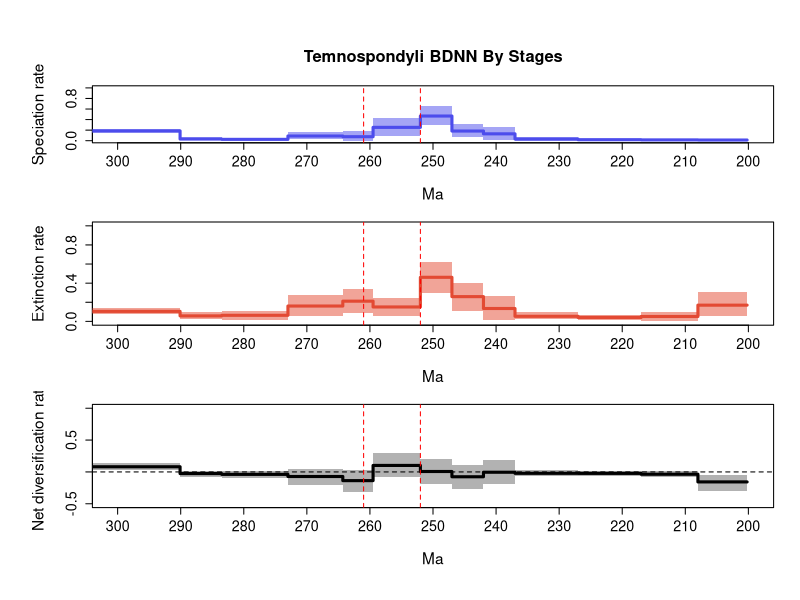

Here is the R script that generated this plot:
pdf(file='C:/Users/SimoesLabAdmin/Documents/BDNN_Arielli/temnospondyli/mcmc_fixshift_predictors/C_bdnn_stdscaled_boxcox/combined_10_RTT_final.pdf', width = 8, height = 10.8, useDingbats = FALSE)

# Set up the layout for 3 vertical plots
par(mfrow=c(3,1), cex.main=1.7, cex.lab=1.4, cex.axis=1.3,
    mgp=c(3.5, 1, 0),      # distance of axis labels from plot
    oma=c(2, 2, 2, 0))     # outer margins for the entire figure

time_vec=c(311.35340881347656, 290.10001,290.1,283.50001,283.5,273.00001,273.0,264.30001,264.3,259.50001,259.5,252.00001,252.0,247.00001,247.0,242.00001,242.0,237.00001,237.0,227.00001,227.0,217.00001,217.0,208.00001,208.0,200.19962882995605)
sp_mean=c(0.18609151635911503, 0.18609151635911503,0.031565105666705125,0.031565105666705125,0.024892329664721685,0.024892329664721685,0.08888450254176382,0.08888450254176382,0.07518870582813032,0.07518870582813032,0.2524890654732718,0.2524890654732718,0.4673611550369219,0.4673611550369219,0.18315228324599842,0.18315228324599842,0.1297110569515588,0.1297110569515588,0.03165301323757876,0.03165301323757876,0.018700636226079707,0.018700636226079707,0.015088791658075747,0.015088791658075747,0.012900342557689442,0.012900342557689442)
sp_lwr=c(0.144293559013928, 0.144293559013928,0.005643861506733455,0.005643861506733455,0.006281466783438202,0.006281466783438202,0.022662131689408067,0.022662131689408067,0.0026379804225696067,0.0026379804225696067,0.092659676084439,0.092659676084439,0.30150683845095944,0.30150683845095944,0.06091510588921729,0.06091510588921729,0.017215761816213142,0.017215761816213142,0.0017363440185430177,0.0017363440185430177,0.0011838966984032227,0.0011838966984032227,0.00010050570752056437,0.00010050570752056437,5.463744050373746e-05,5.463744050373746e-05)
sp_upr=c(0.230335135163576, 0.230335135163576,0.06140943231727818,0.06140943231727818,0.049939555462027274,0.049939555462027274,0.16583065806940908,0.16583065806940908,0.18221242562480666,0.18221242562480666,0.432458528321409,0.432458528321409,0.656748972517247,0.656748972517247,0.3191555201919131,0.3191555201919131,0.2611941764287546,0.2611941764287546,0.0695015043587783,0.0695015043587783,0.040594919408573175,0.040594919408573175,0.03898124471013361,0.03898124471013361,0.037512007518077775,0.037512007518077775)
ex_mean=c(0.10483584937025205, 0.10483584937025205,0.057550010697067853,0.057550010697067853,0.06329653047335919,0.06329653047335919,0.16048821191934315,0.16048821191934315,0.21146720156011006,0.21146720156011006,0.15091071747178683,0.15091071747178683,0.46104763273195853,0.46104763273195853,0.25878598964523825,0.25878598964523825,0.1344804682966165,0.1344804682966165,0.053299143301637694,0.053299143301637694,0.04104040368719347,0.04104040368719347,0.05089522507201937,0.05089522507201937,0.1698854841552836,0.1698854841552836)
ex_lwr=c(0.07249542662448895, 0.07249542662448895,0.01983174451746446,0.01983174451746446,0.014312113702823622,0.014312113702823622,0.05225571828238576,0.05225571828238576,0.08878780226127955,0.08878780226127955,0.058168027767931785,0.058168027767931785,0.301388405665025,0.301388405665025,0.11368841821796692,0.11368841821796692,0.019276862673213574,0.019276862673213574,0.021828991372894065,0.021828991372894065,0.014296975189011456,0.014296975189011456,0.007815367742348192,0.007815367742348192,0.054926914658006226,0.054926914658006226)
ex_upr=c(0.1397490431344977, 0.1397490431344977,0.09782471430727818,0.09782471430727818,0.11307537710197677,0.11307537710197677,0.27859651669337854,0.27859651669337854,0.343790443051074,0.343790443051074,0.24676270508453138,0.24676270508453138,0.6186963647480594,0.6186963647480594,0.4006890718462113,0.4006890718462113,0.27006906668824443,0.27006906668824443,0.09481296957299117,0.09481296957299117,0.06925216402827387,0.06925216402827387,0.09692421002892324,0.09692421002892324,0.3032553767130584,0.3032553767130584)
div_mean=c(0.08125566698886327, 0.08125566698886327,-0.025984905030362777,-0.025984905030362777,-0.038404200808637635,-0.038404200808637635,-0.07160370937757915,-0.07160370937757915,-0.1362784957319793,-0.1362784957319793,0.10157834800148467,0.10157834800148467,0.0063135223049635095,0.0063135223049635095,-0.07563370639923986,-0.07563370639923986,-0.0047694113450575445,-0.0047694113450575445,-0.021646130064058904,-0.021646130064058904,-0.022339767461113866,-0.022339767461113866,-0.03580643341394365,-0.03580643341394365,-0.15698514159759452,-0.15698514159759452)
div_lwr=c(0.02276847338151125, 0.02276847338151125,-0.0761869090595881,-0.0761869090595881,-0.09394973387738403,-0.09394973387738403,-0.2126711478309772,-0.2126711478309772,-0.3077154012195952,-0.3077154012195952,-0.08297959555981219,-0.08297959555981219,-0.19459620529691507,-0.19459620529691507,-0.27263670649896066,-0.27263670649896066,-0.188305995392896,-0.188305995392896,-0.07143943047630073,-0.07143943047630073,-0.05765904030452522,-0.05765904030452522,-0.0842061339811842,-0.0842061339811842,-0.29643018888207323,-0.29643018888207323)
div_upr=c(0.13378977782590468, 0.13378977782590468,0.01953050435718056,0.01953050435718056,0.0167528292238142,0.0167528292238142,0.05315003214833246,0.05315003214833246,0.03527079745850202,0.03527079745850202,0.2954141773044838,0.2954141773044838,0.2057209935597779,0.2057209935597779,0.10421552937384904,0.10421552937384904,0.18424187333361064,0.18424187333361064,0.03408818931171847,0.03408818931171847,0.013549761196141999,0.013549761196141999,0.012013100965068272,0.012013100965068272,-0.045868151341034245,-0.045868151341034245)
# Calculate positions for the mass extinction events
perm_trias_extinction = 252 # End-Permian mass extinction (252 Ma)
guadalupian_extinction = 261 # Guadalupian extinction (261 Ma)

# Define custom tick positions at 10 MY intervals
x_ticks <- seq(300, 200, by=-10)
x_tick_labels <- x_ticks

# Convert time_vec to negative values to match your desired format
time_vec_neg <- -time_vec  # Converting to negative for plotting consistency

# First plot: Speciation rate
par(mar=c(5, 5, 4.5, 2))  # bottom, left, top, right margins
plot(time_vec, sp_mean, type='n', ylim=c(0, 1), xlim=c(300, 200),
     ylab='Speciation rate', xlab='Ma', main='Temnospondyli BDNN By Stages',
     xaxt='n', cex.main=1.5, cex.lab=1.4, cex.axis=1.3) # xaxt removes default x axis
axis(1, at=x_ticks, labels=x_tick_labels, cex.axis=1.3) # Custom x-axis with 10MY interval ticks

# Plot the confidence intervals and mean line
not_NA = !is.na(sp_mean)
polygon(c(time_vec[not_NA], rev(time_vec[not_NA])), 
        c(sp_lwr[not_NA], rev(sp_upr[not_NA])), 
        col = adjustcolor('#4c4cec', alpha = 0.5), border = NA)
lines(time_vec[not_NA], sp_mean[not_NA], col = '#4c4cec', lwd = 3)

# Add vertical lines for mass extinction events
abline(v=perm_trias_extinction, col="red", lty=2)
abline(v=guadalupian_extinction, col="red", lty=2)

# Second plot: Extinction rate
par(mar=c(5, 5, 1, 2))  # bottom, left, top, right margins. Reduced top margin to 2.5 (from 4.5)
plot(time_vec, ex_mean, type='n', ylim=c(0, 1), xlim=c(300, 200),
     ylab='Extinction rate', xlab='Ma', 
     xaxt='n', cex.lab=1.4, cex.axis=1.3)
axis(1, at=x_ticks, labels=x_tick_labels, cex.axis=1.3)

# Plot the confidence intervals and mean line
not_NA = !is.na(ex_mean)
polygon(c(time_vec[not_NA], rev(time_vec[not_NA])), 
        c(ex_lwr[not_NA], rev(ex_upr[not_NA])), 
        col = adjustcolor('#e34a33', alpha = 0.5), border = NA)
lines(time_vec[not_NA], ex_mean[not_NA], col = '#e34a33', lwd = 3)

# Add vertical lines for mass extinction events
abline(v=perm_trias_extinction, col="red", lty=2)
abline(v=guadalupian_extinction, col="red", lty=2)

# Third plot: Net diversification rate
par(mar=c(5, 5, 1, 2))  # bottom, left, top, right margins. Reduced top margin to 2.5 (from 4.5)
plot(time_vec, div_mean, type='n', ylim=c(-0.5, 1), xlim=c(300, 200),
     ylab='Net diversification rate', xlab='Ma',
     xaxt='n', cex.lab=1.4, cex.axis=1.3)
axis(1, at=x_ticks, labels=x_tick_labels, cex.axis=1.3)

# Plot the confidence intervals and mean line
not_NA = !is.na(div_mean)
polygon(c(time_vec[not_NA], rev(time_vec[not_NA])), 
        c(div_lwr[not_NA], rev(div_upr[not_NA])), 
        col = adjustcolor('black', alpha = 0.3), border = NA)
lines(time_vec[not_NA], div_mean[not_NA], col = 'black', lwd = 3)

# Add horizontal line at y=0 for the net diversification rate
abline(h = 0, col = 'black', lty = 2)

# Add vertical lines for mass extinction events
abline(v=perm_trias_extinction, col="red", lty=2)
abline(v=guadalupian_extinction, col="red", lty=2)

dev.off()
